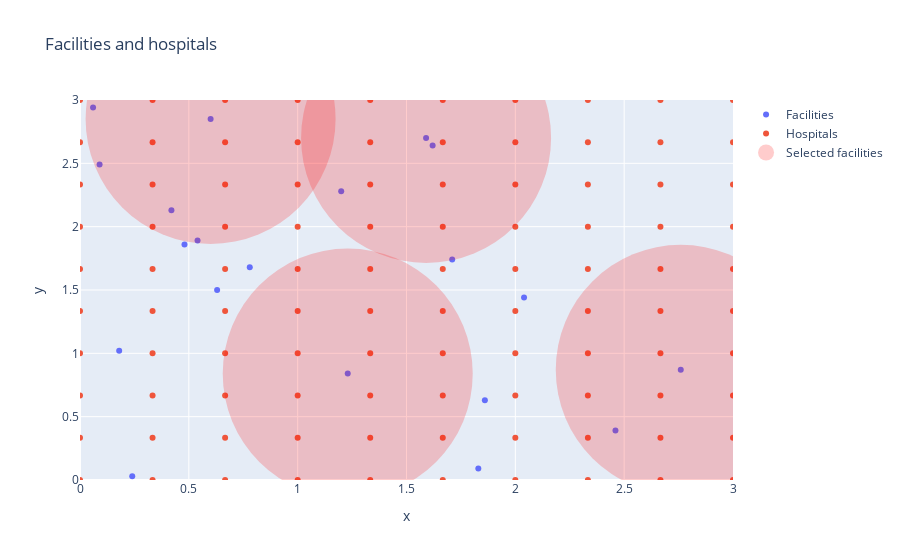

Write notebook code for a chart like this one.
### Code cell
# Depict the optimal solution in plotly figure, use lines to depict  allocation of customers to facilities

fig = go.Figure()
fig.add_trace(go.Scatter(x=[x for x,y in facilities], y=[y for x,y in facilities], mode='markers', name='Facilities'))
fig.add_trace(go.Scatter(x=[x for x,y in customers], y=[y for x,y in customers], mode='markers', name='Hospitals'))

selected_facilities = [facilities[j] for j in J if y[j].varValue > 0.5]

# set marker size with a fixed value in the same scale as the plot

fig.add_trace(go.Scatter(x=[x for x,y in selected_facilities], y=[y for x,y in selected_facilities], mode='markers', name='Selected facilities', marker=dict(size=250, color='rgba(255, 0, 0, 0.2)')))
fig.update_layout(title='Facilities and hospitals', xaxis_title='x', yaxis_title='y')
# set plot limits
fig.update_xaxes(range=[0, 3])
fig.update_yaxes(range=[0, 3])
fig.show()

### Figure 1 — Plotly figure (JSON) as saved in the notebook; plotly's stock layout.template omitted (floating-point values rounded to 4 significant figures)
{"data": [{"mode": "markers", "name": "Facilities", "type": "scatter", "x": [0.18, 0.6, 1.23, 0.63, 1.71, 0.24, 1.2, 0.42, 0.09, 1.62, 2.46, 1.83, 0.78, 2.76, 0.48, 1.86, 1.59, 2.04, 0.54, 0.06], "y": [1.02, 2.85, 0.84, 1.5, 1.74, 0.03, 2.28, 2.13, 2.49, 2.64, 0.39, 0.09, 1.68, 0.87, 1.86, 0.63, 2.7, 1.44, 1.89, 2.94]}, {"mode": "markers", "name": "Hospitals", "type": "scatter", "x": [0, 0, 0, 0, 0, 0, 0, 0, 0, 0, 0.3333, 0.3333, 0.3333, 0.3333, 0.3333, 0.3333, 0.3333, 0.3333, 0.3333, 0.3333, 0.6667, 0.6667, 0.6667, 0.6667, 0.6667, 0.6667, 0.6667, 0.6667, 0.6667, 0.6667, 1, 1, 1, 1, 1, 1, 1, 1, 1, 1, 1.333, 1.333, 1.333, 1.333, 1.333, 1.333, 1.333, 1.333, 1.333, 1.333, 1.667, 1.667, 1.667, 1.667, 1.667, 1.667, 1.667, 1.667, 1.667, 1.667, 2, 2, 2, 2, 2, 2, 2, 2, 2, 2, 2.333, 2.333, 2.333, 2.333, 2.333, 2.333, 2.333, 2.333, 2.333, 2.333, 2.667, 2.667, 2.667, 2.667, 2.667, 2.667, 2.667, 2.667, 2.667, 2.667, 3, 3, 3, 3, 3, 3, 3, 3, 3, 3], "y": [0, 0.3333, 0.6667, 1, 1.333, 1.667, 2, 2.333, 2.667, 3, 0, 0.3333, 0.6667, 1, 1.333, 1.667, 2, 2.333, 2.667, 3, 0, 0.3333, 0.6667, 1, 1.333, 1.667, 2, 2.333, 2.667, 3, 0, 0.3333, 0.6667, 1, 1.333, 1.667, 2, 2.333, 2.667, 3, 0, 0.3333, 0.6667, 1, 1.333, 1.667, 2, 2.333, 2.667, 3, 0, 0.3333, 0.6667, 1, 1.333, 1.667, 2, 2.333, 2.667, 3, 0, 0.3333, 0.6667, 1, 1.333, 1.667, 2, 2.333, 2.667, 3, 0, 0.3333, 0.6667, 1, 1.333, 1.667, 2, 2.333, 2.667, 3, 0, 0.3333, 0.6667, 1, 1.333, 1.667, 2, 2.333, 2.667, 3, 0, 0.3333, 0.6667, 1, 1.333, 1.667, 2, 2.333, 2.667, 3]}, {"marker": {"color": "rgba(255, 0, 0, 0.2)", "size": 250}, "mode": "markers", "name": "Selected facilities", "type": "scatter", "x": [0.6, 1.23, 2.76, 1.59], "y": [2.85, 0.84, 0.87, 2.7]}], "layout": {"title": {"text": "Facilities and hospitals"}, "xaxis": {"range": [0, 3], "title": {"text": "x"}}, "yaxis": {"range": [0, 3], "title": {"text": "y"}}}}
